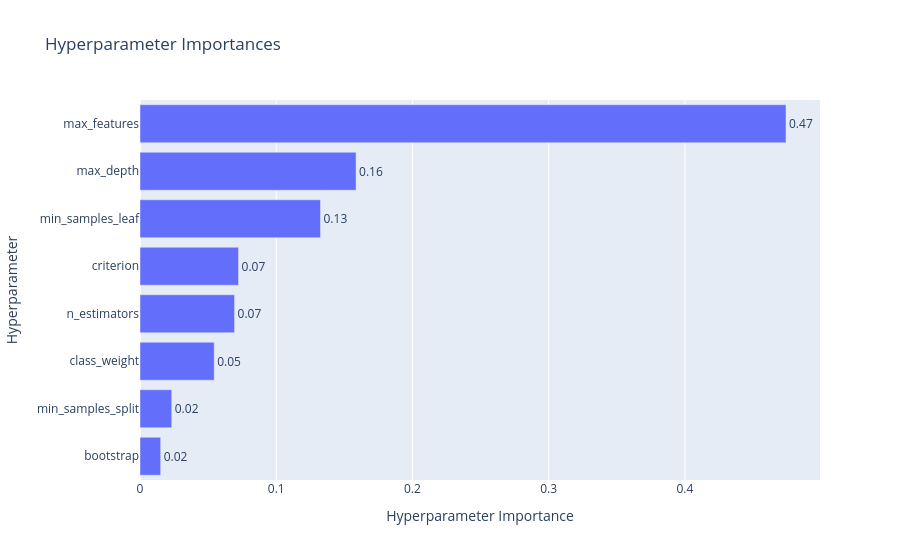
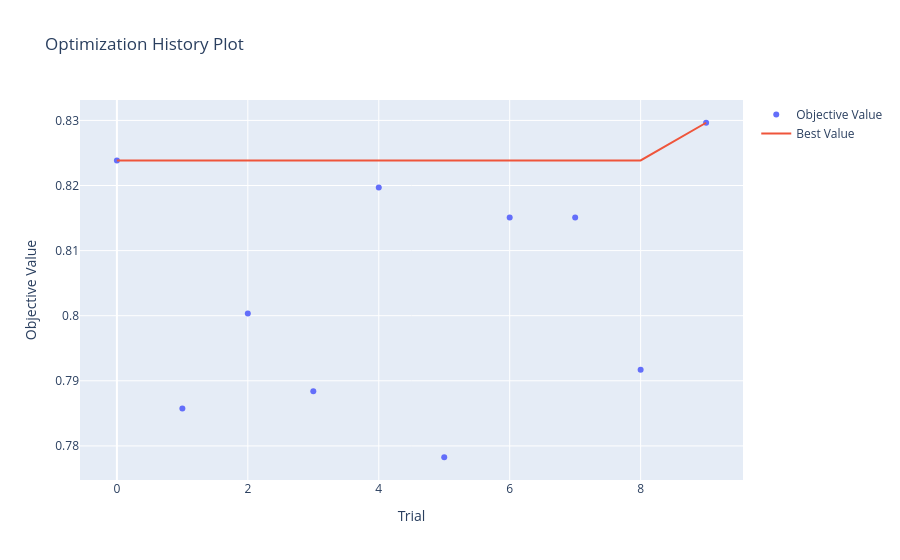

Source (notebook cell) for these figures, in order:
### Markdown cell above
<div class="alert" style="background-color: #FEF9E7; border-left: 8px solid #D4AC0D; padding: 14px; border-radius: 8px; font-size: 14px; color: #000000;">

### **Define hyperparameter grid for tuning**
Decision Trees are sensitive to depth, splits, and leaf size.

</div>

### Code cell
# Silence optuna’s own per-trial logs
import warnings
optuna.logging.set_verbosity(optuna.logging.WARNING)
warnings.filterwarnings("ignore")
def objective(trial):
    # Search space
    # params = {
    #     "n_estimators": trial.suggest_categorical("n_estimators", [100, 200, 300, 400]),
    #     "criterion": trial.suggest_categorical("criterion", ["gini", "entropy", "log_loss"]),
    #     "max_depth": trial.suggest_categorical("max_depth", [5, 8, 10, 12, 15, None]),
    #     "min_samples_split": trial.suggest_categorical("min_samples_split", [2, 5, 10, 20]),
    #     "min_samples_leaf": trial.suggest_categorical("min_samples_leaf", [1, 2, 4, 8]),
    #     "max_features": trial.suggest_categorical("max_features", ["sqrt", "log2", None, 0.5, 0.75]),
    #     "bootstrap": trial.suggest_categorical("bootstrap", [True, False]),
    #     "class_weight": trial.suggest_categorical("class_weight", ["balanced", "balanced_subsample"])
    # }
    params = {
        "n_estimators": trial.suggest_categorical("n_estimators", [100, 200, 300, 400]),
        "criterion": trial.suggest_categorical("criterion", ["gini", "entropy"]),
        "max_depth": trial.suggest_categorical("max_depth", [5, 8, 10, 12, None]),
        "min_samples_split": trial.suggest_categorical("min_samples_split", [2, 5, 10, 20]),
        "min_samples_leaf": trial.suggest_categorical("min_samples_leaf", [1, 2, 4, 8]),
        "max_features": trial.suggest_categorical("max_features", ["sqrt", "log2", None, 0.5, 0.75]),
        "bootstrap": trial.suggest_categorical("bootstrap", [True, False]),
        "class_weight": trial.suggest_categorical("class_weight", ["balanced", "balanced_subsample"])
    }

    # Apply params to pipeline
    pipe.set_params(**{f"clf__{k}": v for k, v in params.items()})

    # Stratified 5-fold CV for imbalanced data
    cv = StratifiedKFold(n_splits=5, shuffle=True, random_state=42)
    
    # Compute mean ROC-AUC
    scores = cross_val_score(pipe, X_train, y_train, cv=cv, scoring="roc_auc", n_jobs=-1)
    mean_score = np.mean(scores)

    # Controlled verbosity — print every 10th trial
    if (trial.number + 1) % 10 == 0:
        best_so_far = trial.study.best_value if trial.study.best_value is not None else mean_score
        print(f"[Trial {trial.number + 1:03}] Mean ROC-AUC: {mean_score:.5f} | Best so far: {best_so_far:.5f}")

    return mean_score


# ===============================
# Create or load Optuna study
# ===============================
study = optuna.create_study(
    direction="maximize",
    study_name="RandomForest_AUC",
    storage="sqlite:///03_04_random_forest_with_OPTUNA.db",
    load_if_exists=True
)

# ===============================
# Run optimization
# ===============================
study.optimize(objective, n_trials=10, n_jobs=1, show_progress_bar=True)

# ===============================
# Final results
# ===============================
print("\n=== OPTIMIZATION COMPLETE ===")
print(f"Best CV ROC AUC: {study.best_value:.5f}")
print("Best params:", study.best_params)

# ===============================
# Visualizations
# ===============================
display(optuna.visualization.plot_param_importances(study))
display(optuna.visualization.plot_optimization_history(study))

# ===============================
# Retrain best model on full train set
# ===============================
rf_best_params = {f"clf__{k}": v for k, v in study.best_params.items()}
pipe.set_params(**rf_best_params)
rf_best_model = pipe.fit(X_train, y_train)

### Figure 1 — Plotly figure (JSON) as saved in the notebook; plotly's stock layout.template omitted (floating-point values rounded to 4 significant figures)
{"data": [{"cliponaxis": false, "hovertemplate": ["bootstrap (CategoricalDistribution): 0.015181213031768994<extra></extra>", "min_samples_split (CategoricalDistribution): 0.023297931499889558<extra></extra>", "class_weight (CategoricalDistribution): 0.05447019530879489<extra></extra>", "n_estimators (CategoricalDistribution): 0.06941313862283281<extra></extra>", "criterion (CategoricalDistribution): 0.07232009711066113<extra></extra>", "min_samples_leaf (CategoricalDistribution): 0.1325032111409169<extra></extra>", "max_depth (CategoricalDistribution): 0.15860390956787393<extra></extra>", "max_features (CategoricalDistribution): 0.4742103037172619<extra></extra>"], "name": "Objective Value", "orientation": "h", "text": ["0.02", "0.02", "0.05", "0.07", "0.07", "0.13", "0.16", "0.47"], "textposition": "outside", "type": "bar", "x": [0.01518, 0.0233, 0.05447, 0.06941, 0.07232, 0.1325, 0.1586, 0.4742], "y": ["bootstrap", "min_samples_split", "class_weight", "n_estimators", "criterion", "min_samples_leaf", "max_depth", "max_features"]}], "layout": {"title": {"text": "Hyperparameter Importances"}, "xaxis": {"title": {"text": "Hyperparameter Importance"}}, "yaxis": {"title": {"text": "Hyperparameter"}}}}

### Figure 2 — Plotly figure (JSON) as saved in the notebook; plotly's stock layout.template omitted (floating-point values rounded to 4 significant figures)
{"data": [{"mode": "markers", "name": "Objective Value", "type": "scatter", "x": [0, 1, 2, 3, 4, 5, 6, 7, 8, 9], "y": [0.8238, 0.7857, 0.8003, 0.7884, 0.8197, 0.7783, 0.8151, 0.8151, 0.7917, 0.8296]}, {"mode": "lines", "name": "Best Value", "type": "scatter", "x": [0, 1, 2, 3, 4, 5, 6, 7, 8, 9], "y": [0.8238, 0.8238, 0.8238, 0.8238, 0.8238, 0.8238, 0.8238, 0.8238, 0.8238, 0.8296]}, {"marker": {"color": "#cccccc"}, "mode": "markers", "name": "Infeasible Trial", "showlegend": false, "type": "scatter", "x": [], "y": []}], "layout": {"title": {"text": "Optimization History Plot"}, "xaxis": {"title": {"text": "Trial"}}, "yaxis": {"title": {"text": "Objective Value"}}}}
